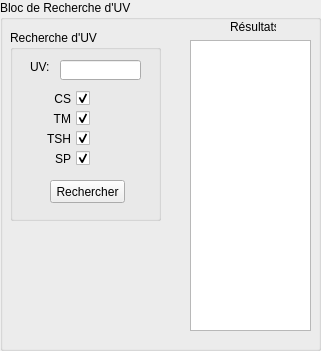
     <widget class="QGroupBox" name="Edit_Dossier_UV_Group">
      <property name="geometry">
       <rect>
        <x>20</x>
        <y>290</y>
        <width>321</width>
        <height>351</height>
       </rect>
      </property>
      <property name="title">
       <string>Bloc de Recherche d'UV</string>
      </property>
      <widget class="QListWidget" name="Edit_Dossier_UV_List">
       <property name="geometry">
        <rect>
         <x>190</x>
         <y>40</y>
         <width>121</width>
         <height>291</height>
        </rect>
       </property>
       <property name="showDropIndicator" stdset="0">
        <bool>false</bool>
       </property>
       <property name="dragEnabled">
        <bool>false</bool>
       </property>
       <property name="dragDropMode">
        <enum>QAbstractItemView::DragOnly</enum>
       </property>
       <property name="defaultDropAction">
        <enum>Qt::CopyAction</enum>
       </property>
      </widget>
      <widget class="QGroupBox" name="Edit_Dossier_UV_Seek_Group">
       <property name="geometry">
        <rect>
         <x>10</x>
         <y>30</y>
         <width>151</width>
         <height>191</height>
        </rect>
       </property>
       <property name="title">
        <string>Recherche d'UV </string>
       </property>
       <widget class="QCheckBox" name="Edit_Dossier_UV_CS">
        <property name="geometry">
         <rect>
          <x>10</x>
          <y>60</y>
          <width>70</width>
          <height>17</height>
         </rect>
        </property>
        <property name="layoutDirection">
         <enum>Qt::RightToLeft</enum>
        </property>
        <property name="text">
         <string>CS</string>
        </property>
        <property name="checked">
         <bool>true</bool>
        </property>
        <property name="tristate">
         <bool>false</bool>
        </property>
       </widget>
       <widget class="QLineEdit" name="Edit_Dossier_UV_Code">
        <property name="geometry">
         <rect>
          <x>50</x>
          <y>30</y>
          <width>81</width>
          <height>20</height>
         </rect>
        </property>
       </widget>
       <widget class="QCheckBox" name="Edit_Dossier_UV_TSH">
        <property name="geometry">
         <rect>
          <x>10</x>
          <y>100</y>
          <width>70</width>
          <height>17</height>
         </rect>
        </property>
        <property name="layoutDirection">
         <enum>Qt::RightToLeft</enum>
        </property>
        <property name="text">
         <string>TSH</string>
        </property>
        <property name="checked">
         <bool>true</bool>
        </property>
       </widget>
       <widget class="QCheckBox" name="Edit_Dossier_UV_SP">
        <property name="geometry">
         <rect>
          <x>10</x>
          <y>120</y>
          <width>70</width>
          <height>17</height>
         </rect>
        </property>
        <property name="layoutDirection">
         <enum>Qt::RightToLeft</enum>
        </property>
        <property name="text">
         <string>SP</string>
        </property>
        <property name="checked">
         <bool>true</bool>
        </property>
       </widget>
       <widget class="QCheckBox" name="Edit_Dossier_UV_TM">
        <property name="geometry">
         <rect>
          <x>10</x>
          <y>80</y>
          <width>70</width>
          <height>17</height>
         </rect>
        </property>
        <property name="layoutDirection">
         <enum>Qt::RightToLeft</enum>
        </property>
        <property name="text">
         <string>TM</string>
        </property>
        <property name="checked">
         <bool>true</bool>
        </property>
       </widget>
       <widget class="QPushButton" name="Edit_Dossier_UV_Seek">
        <property name="geometry">
         <rect>
          <x>40</x>
          <y>150</y>
          <width>75</width>
          <height>23</height>
         </rect>
        </property>
        <property name="text">
         <string>Rechercher</string>
        </property>
       </widget>
       <widget class="QLabel" name="Edit_Dossier_UV_Label1">
        <property name="geometry">
         <rect>
          <x>20</x>
          <y>30</y>
          <width>46</width>
          <height>13</height>
         </rect>
        </property>
        <property name="text">
         <string>UV:</string>
        </property>
       </widget>
      </widget>
      <widget class="QLabel" name="Edit_Dossier_UV_Label2">
       <property name="geometry">
        <rect>
         <x>230</x>
         <y>20</y>
         <width>46</width>
         <height>13</height>
        </rect>
       </property>
       <property name="text">
        <string>Résultats</string>
       </property>
      </widget>
     </widget>
